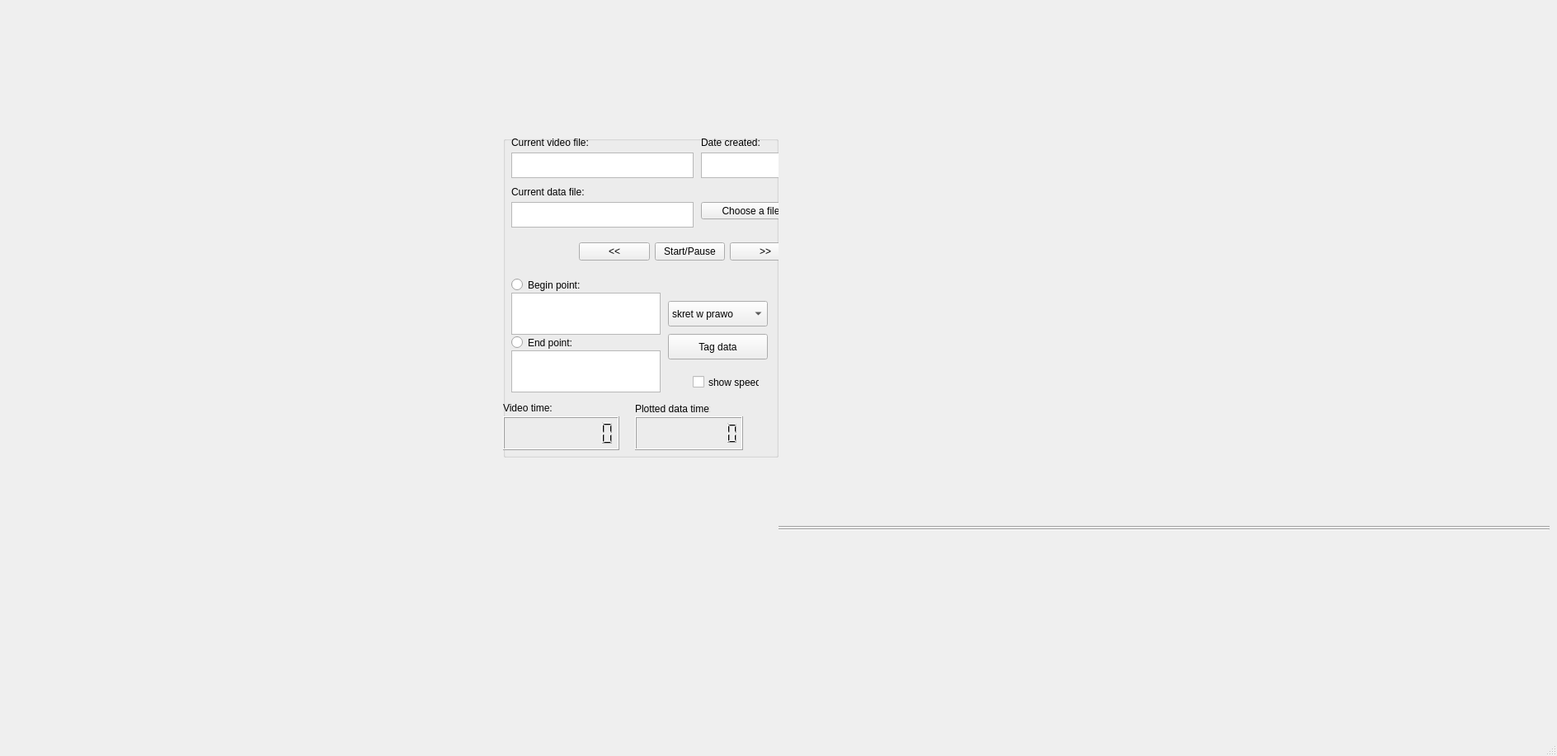
<?xml version="1.0" encoding="UTF-8"?>
<ui version="4.0">
 <class>Dashboard</class>
 <widget class="QMainWindow" name="Dashboard">
  <property name="geometry">
   <rect>
    <x>0</x>
    <y>0</y>
    <width>1888</width>
    <height>917</height>
   </rect>
  </property>
  <property name="windowTitle">
   <string>Dashboard</string>
  </property>
  <widget class="QWidget" name="centralwidget">
   <layout class="QGridLayout" name="gridLayout">
    <property name="topMargin">
     <number>9</number>
    </property>
    <property name="bottomMargin">
     <number>0</number>
    </property>
    <property name="spacing">
     <number>0</number>
    </property>
    <item row="5" column="2">
     <widget class="Line" name="line_2">
      <property name="orientation">
       <enum>Qt::Horizontal</enum>
      </property>
     </widget>
    </item>
    <item row="6" column="2">
     <widget class="Line" name="line">
      <property name="orientation">
       <enum>Qt::Horizontal</enum>
      </property>
     </widget>
    </item>
    <item row="0" column="0" rowspan="9">
     <layout class="QVBoxLayout" name="verticalLayout">
      <property name="spacing">
       <number>1</number>
      </property>
      <item>
       <layout class="QGridLayout" name="gridLayout_2">
        <item row="0" column="0">
         <widget class="Phonon::VideoPlayer" name="videoPlayer">
          <property name="sizePolicy">
           <sizepolicy hsizetype="Minimum" vsizetype="Minimum">
            <horstretch>0</horstretch>
            <verstretch>0</verstretch>
           </sizepolicy>
          </property>
          <property name="minimumSize">
           <size>
            <width>600</width>
            <height>390</height>
           </size>
          </property>
          <property name="maximumSize">
           <size>
            <width>600</width>
            <height>390</height>
           </size>
          </property>
         </widget>
        </item>
        <item row="0" column="1">
         <widget class="QGroupBox" name="groupBox">
          <property name="title">
           <string/>
          </property>
          <widget class="QPushButton" name="file_browser_button">
           <property name="geometry">
            <rect>
             <x>240</x>
             <y>80</y>
             <width>121</width>
             <height>21</height>
            </rect>
           </property>
           <property name="text">
            <string>Choose a file</string>
           </property>
          </widget>
          <widget class="QTextBrowser" name="current_file_display">
           <property name="geometry">
            <rect>
             <x>10</x>
             <y>20</y>
             <width>221</width>
             <height>31</height>
            </rect>
           </property>
          </widget>
          <widget class="QTextBrowser" name="date_created">
           <property name="geometry">
            <rect>
             <x>240</x>
             <y>20</y>
             <width>121</width>
             <height>31</height>
            </rect>
           </property>
          </widget>
          <widget class="QTextBrowser" name="data_file_display">
           <property name="geometry">
            <rect>
             <x>10</x>
             <y>80</y>
             <width>221</width>
             <height>31</height>
            </rect>
           </property>
          </widget>
          <widget class="QLabel" name="label_4">
           <property name="geometry">
            <rect>
             <x>240</x>
             <y>0</y>
             <width>91</width>
             <height>16</height>
            </rect>
           </property>
           <property name="text">
            <string>Date created:</string>
           </property>
          </widget>
          <widget class="QLabel" name="label_6">
           <property name="geometry">
            <rect>
             <x>10</x>
             <y>0</y>
             <width>101</width>
             <height>16</height>
            </rect>
           </property>
           <property name="text">
            <string>Current video file:</string>
           </property>
          </widget>
          <widget class="QWidget" name="layoutWidget">
           <property name="geometry">
            <rect>
             <x>0</x>
             <y>120</y>
             <width>361</width>
             <height>41</height>
            </rect>
           </property>
           <layout class="QGridLayout" name="gridLayout_5">
            <item row="0" column="1">
             <widget class="QPushButton" name="fast_backward">
              <property name="text">
               <string>&lt;&lt;</string>
              </property>
             </widget>
            </item>
            <item row="0" column="0" alignment="Qt::AlignLeft">
             <widget class="Phonon::VolumeSlider" name="volumeSlider"/>
            </item>
            <item row="0" column="2">
             <widget class="QPushButton" name="start_video">
              <property name="styleSheet">
               <string notr="true"/>
              </property>
              <property name="text">
               <string>Start/Pause</string>
              </property>
             </widget>
            </item>
            <item row="0" column="3">
             <widget class="QPushButton" name="fast_forward">
              <property name="text">
               <string>&gt;&gt;</string>
              </property>
             </widget>
            </item>
           </layout>
          </widget>
          <widget class="QTextBrowser" name="start_point">
           <property name="geometry">
            <rect>
             <x>10</x>
             <y>190</y>
             <width>181</width>
             <height>51</height>
            </rect>
           </property>
          </widget>
          <widget class="QTextBrowser" name="end_point">
           <property name="geometry">
            <rect>
             <x>10</x>
             <y>260</y>
             <width>181</width>
             <height>51</height>
            </rect>
           </property>
          </widget>
          <widget class="QRadioButton" name="begin_point_rb">
           <property name="geometry">
            <rect>
             <x>10</x>
             <y>170</y>
             <width>101</width>
             <height>21</height>
            </rect>
           </property>
           <property name="text">
            <string>Begin point:</string>
           </property>
          </widget>
          <widget class="QRadioButton" name="end_point_rb">
           <property name="geometry">
            <rect>
             <x>10</x>
             <y>240</y>
             <width>101</width>
             <height>21</height>
            </rect>
           </property>
           <property name="text">
            <string>End point:</string>
           </property>
          </widget>
          <widget class="QComboBox" name="tags">
           <property name="geometry">
            <rect>
             <x>200</x>
             <y>200</y>
             <width>121</width>
             <height>31</height>
            </rect>
           </property>
           <item>
            <property name="text">
             <string>skret w prawo</string>
            </property>
           </item>
           <item>
            <property name="text">
             <string>skret w lewo</string>
            </property>
           </item>
           <item>
            <property name="text">
             <string>zmiana pasa na lewy</string>
            </property>
           </item>
           <item>
            <property name="text">
             <string>zmiana pasa na prawy</string>
            </property>
           </item>
           <item>
            <property name="text">
             <string>wyprzedzanie</string>
            </property>
           </item>
           <item>
            <property name="text">
             <string>zatrzymanie na swiatłach</string>
            </property>
           </item>
          </widget>
          <widget class="QPushButton" name="tag_data">
           <property name="geometry">
            <rect>
             <x>200</x>
             <y>240</y>
             <width>121</width>
             <height>31</height>
            </rect>
           </property>
           <property name="text">
            <string>Tag data</string>
           </property>
          </widget>
          <widget class="QLabel" name="label">
           <property name="geometry">
            <rect>
             <x>10</x>
             <y>60</y>
             <width>91</width>
             <height>16</height>
            </rect>
           </property>
           <property name="text">
            <string>Current data file:</string>
           </property>
          </widget>
          <widget class="QLCDNumber" name="lcd_video_time">
           <property name="geometry">
            <rect>
             <x>0</x>
             <y>340</y>
             <width>141</width>
             <height>41</height>
            </rect>
           </property>
           <property name="font">
            <font>
             <pointsize>5</pointsize>
            </font>
           </property>
           <property name="digitCount">
            <number>9</number>
           </property>
          </widget>
          <widget class="QLCDNumber" name="lcd_data_time">
           <property name="geometry">
            <rect>
             <x>160</x>
             <y>340</y>
             <width>131</width>
             <height>41</height>
            </rect>
           </property>
           <property name="font">
            <font>
             <pointsize>5</pointsize>
            </font>
           </property>
           <property name="digitCount">
            <number>9</number>
           </property>
          </widget>
          <widget class="QLabel" name="label_2">
           <property name="geometry">
            <rect>
             <x>0</x>
             <y>320</y>
             <width>71</width>
             <height>20</height>
            </rect>
           </property>
           <property name="text">
            <string>Video time:</string>
           </property>
          </widget>
          <widget class="QLabel" name="label_3">
           <property name="geometry">
            <rect>
             <x>160</x>
             <y>320</y>
             <width>91</width>
             <height>21</height>
            </rect>
           </property>
           <property name="text">
            <string>Plotted data time:</string>
           </property>
          </widget>
          <widget class="QListWidget" name="listWidget">
           <property name="geometry">
            <rect>
             <x>370</x>
             <y>20</y>
             <width>321</width>
             <height>361</height>
            </rect>
           </property>
          </widget>
          <widget class="QCheckBox" name="checkBox">
           <property name="geometry">
            <rect>
             <x>230</x>
             <y>290</y>
             <width>81</width>
             <height>17</height>
            </rect>
           </property>
           <property name="text">
            <string>show speed</string>
           </property>
          </widget>
         </widget>
        </item>
       </layout>
      </item>
      <item>
       <layout class="QGridLayout" name="gridLayout_8">
        <item row="0" column="0">
         <spacer name="horizontalSpacer">
          <property name="orientation">
           <enum>Qt::Horizontal</enum>
          </property>
          <property name="sizeType">
           <enum>QSizePolicy::Minimum</enum>
          </property>
          <property name="sizeHint" stdset="0">
           <size>
            <width>50</width>
            <height>0</height>
           </size>
          </property>
         </spacer>
        </item>
        <item row="0" column="3">
         <spacer name="horizontalSpacer_2">
          <property name="orientation">
           <enum>Qt::Horizontal</enum>
          </property>
          <property name="sizeType">
           <enum>QSizePolicy::Minimum</enum>
          </property>
          <property name="sizeHint" stdset="0">
           <size>
            <width>50</width>
            <height>0</height>
           </size>
          </property>
         </spacer>
        </item>
        <item row="0" column="1">
         <widget class="Phonon::SeekSlider" name="seekSlider">
          <property name="maximumSize">
           <size>
            <width>16777215</width>
            <height>25</height>
           </size>
          </property>
          <property name="iconVisible">
           <bool>true</bool>
          </property>
         </widget>
        </item>
       </layout>
      </item>
     </layout>
    </item>
   </layout>
  </widget>
  <widget class="QMenuBar" name="menubar">
   <property name="geometry">
    <rect>
     <x>0</x>
     <y>0</y>
     <width>1888</width>
     <height>21</height>
    </rect>
   </property>
  </widget>
  <widget class="QStatusBar" name="statusbar"/>
 </widget>
 <customwidgets>
  <customwidget>
   <class>Phonon::VideoPlayer</class>
   <extends>QWidget</extends>
   <header location="global">phonon/videoplayer.h</header>
  </customwidget>
  <customwidget>
   <class>Phonon::SeekSlider</class>
   <extends>QWidget</extends>
   <header location="global">phonon/seekslider.h</header>
  </customwidget>
  <customwidget>
   <class>Phonon::VolumeSlider</class>
   <extends>QWidget</extends>
   <header location="global">phonon/volumeslider.h</header>
  </customwidget>
 </customwidgets>
 <resources/>
 <connections/>
</ui>
